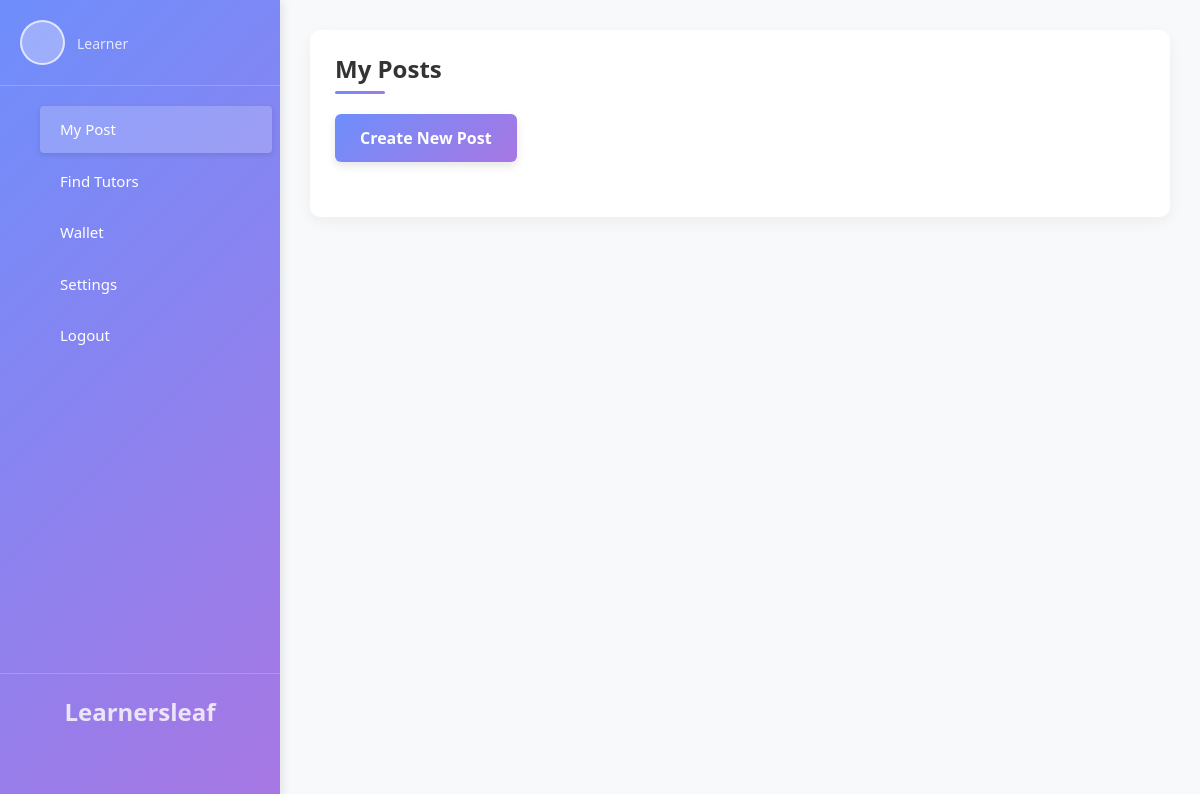
/mypost/ipcsccc@gmail.com/, run on an earlier commit of the app's database.
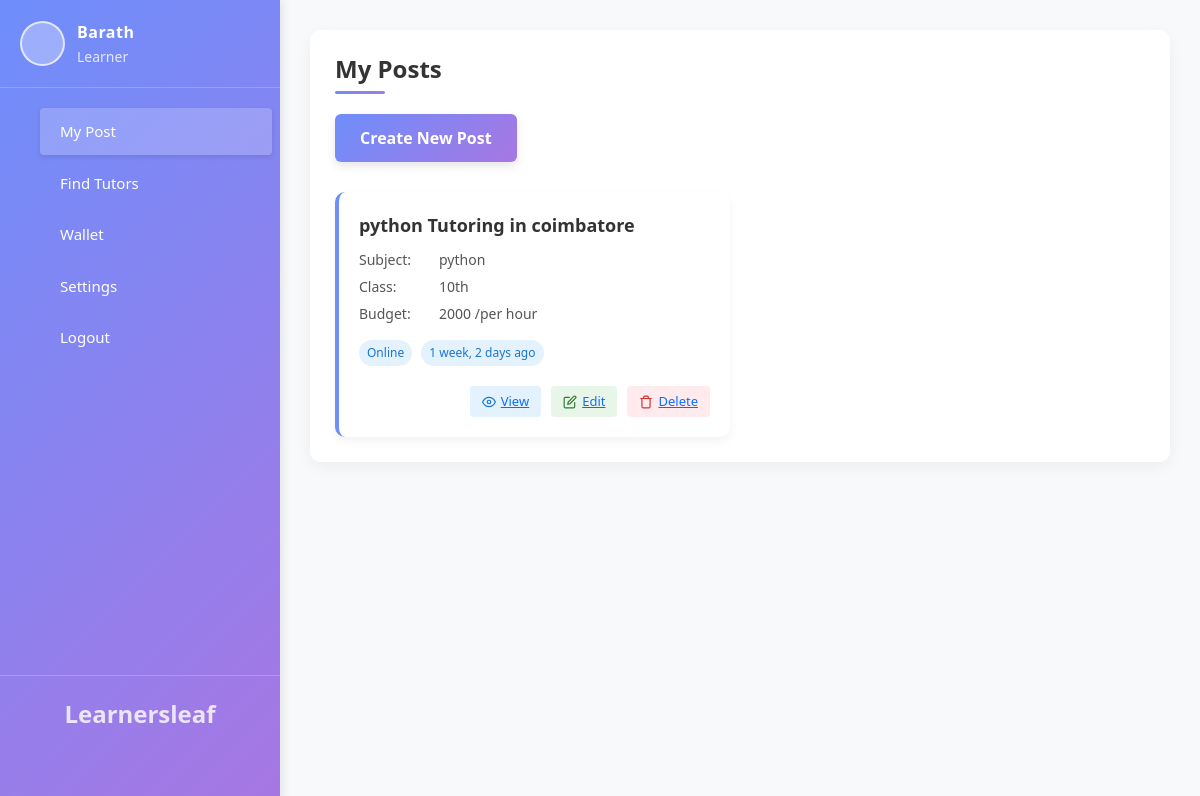
And on a later commit of the database.
### kovai_app/models.py (models this page shows)
class TutorRequest(models.Model):
    user = models.OneToOneField(User, on_delete=models.CASCADE,null=True,blank=True)
    id = models.AutoField(primary_key=True)
    name = models.CharField(max_length=100,null=True,blank=True)
    email = models.EmailField()
    location = models.CharField(max_length=255)
    phone = models.CharField(max_length=15)
    w_number = models.CharField(max_length=15,null=True,blank=True)
    password= models.CharField(max_length=100,null=True,blank=True)
    coin=models.IntegerField(null=True, blank=True)
    mobile_otp=models.IntegerField(null=True, blank=True)
    gender=models.CharField(max_length=100,null=True,blank=True)

class Requestpost(models.Model):
    email = models.EmailField(null=True, blank=True)
    classes = models.CharField(max_length=225, null=True, blank=True)
    curriculum= models.CharField(max_length=20,  null=True, blank=True)
    dyr = models.TextField(verbose_name="Details of your requirement",null=True, blank=True)
    dates = models.DateTimeField(default=timezone.now)
    subject = models.CharField(max_length=255,null=False, blank=False)
    two_subject = models.CharField(max_length=255, null=True, blank=True)
    three_subject = models.CharField(max_length=255, null=True, blank=True)
    four_subject = models.CharField(max_length=255, null=True, blank=True)
    five_subject = models.CharField(max_length=255, null=True, blank=True)
    i_want = models.CharField(max_length=50, choices=[
        ("tutoring", "Tutoring"),
        ("assignment_help", "Assignment Help")
    ],null=False, blank=False)
    imagess = models.ImageField(upload_to='images/',null=True,blank=True)
    meeting_option = models.CharField(max_length=255, null=True,blank=True)
    budget = models.CharField(max_length=255)
    budget_need = models.CharField(max_length=50, choices=[
        ("per_hour", "per hour"),
        ("per_day", "per day"),
        ("per_week", "per week"),
        ("per_month", "per month")
    ])
    language = models.CharField(max_length=255,null=True, blank=True)
    need = models.CharField(max_length=10, choices=[
        ("part_time", "Part time"),
        ("full_time", "Full time")
    ] ,null=False, blank=False)
    gender = models.CharField(max_length=10, choices=[
        ("male", "Male"),
        ("female", "Female"),
        ("both", "Both")
    ],null=True,blank=True)
    location = models.CharField(max_length=255,null=True,blank=True)
    profile_photo = models.ImageField(upload_to=upload_to_stu,null=True)
    filename=models.CharField(max_length=200,  null=True, blank=True)
    coin=models.IntegerField(null=True, blank=True)
    count=models.IntegerField(null=True, blank=True)

### kovai_app/views.py (the view)
# urls.py: path('mypost/<str:email>/', views.mypost, name='mypost'),
def mypost(request,email):
    post = Requestpost.objects.filter(email=email).order_by('-id')
    student = TutorRequest.objects.filter(email=email).first()
    return render(request,"mypost.html",{"all":post,"post":student})

### kovai_app/templates/mypost.html (shortened to what the changed rows need)
<!DOCTYPE html>
<html lang="en">
<head>
     <link href="https://cdn.jsdelivr.net/npm/bootstrap@5.3.3/dist/css/bootstrap.min.css" rel="stylesheet">
</head>
<body>
    <div class="teacher-dashboard-container">
        <div class="teacher-dashboard-sidebar" id="teacher-dashboard-sidebar">
            <div class="teacher-dashboard-profile-section">
                <div class="teacher-dashboard-profile-info">
                    <div>
                        <div class="teacher-dashboard-user-name">{{post.name|title}}</div>
                        <div class="teacher-dashboard-user-role">Learner</div>
                    </div>
                </div>
            </div>
        </div>
        <div class="teacher-dashboard-main-content">
             <div class="teacher-dashboard-content-section teacher-dashboard-active" id="create-post-content">
                <h2 class="teacher-dashboard-content-title">My Posts</h2>
                <div class="posts-container" id="posts-container">
                    {% for i in all %}
                    <div class="post-card">
                        <div class="post-title">{{i.subject}} Tutoring  in {{i.location}} </div>
                        <div class="post-details">
                            <div class="post-detail-item">
                                <span class="post-detail-label">Subject:</span>
                                <span>{{i.subject}}</span>
                            </div>
                            <div class="post-detail-item">
                                <span class="post-detail-label">Class:</span>
                                <span>{{i.classes}}</span>
                            </div>
                            <div class="post-detail-item">
                                <span class="post-detail-label">Budget:</span>
                                <span>{{i.budget}} /{{i.budget_need}}</span>
                            </div>
                        </div>
                        <div>
                            <span class="post-tag online">{{i.meeting_option}}</span>
                            <span class="post-tag online">{{ i.dates|timesince }} ago</span>
                        </div>
                        <div class="post-actions">
                            <button class="post-action-button view-button" onclick="openViewModal(0)">
                                <svg xmlns="http://www.w3.org/2000/svg" width="14" height="14" viewBox="0 0 24 24" fill="none" stroke="currentColor" stroke-width="2" stroke-linecap="round" stroke-linejoin="round">
                                    <path d="M1 12s4-8 11-8 11 8 11 8-4 8-11 8-11-8-11-8z"></path>
                                    <circle cx="12" cy="12" r="3"></circle>
                                </svg>
                                <a  href="/student_post/{{post.email}}/{{i.id}}">View</a>
                            </button>
                            <button class="post-action-button edit-button" onclick="openEditModal(0)">
                                <a href="/student_update/{{post.email}}/{{i.id}}">Edit</a>
                            </button>
                            <button class="post-action-button delete-button" onclick="confirmDelete(0)">
                                <a href="/delete_post/{{i.id}}"> Delete</a>
                            </button>
                        </div>
                    </div>
                    {% endfor %}
                </div>
        </div>
        </div>
    </div>
</body>
</html>

What changed in the data, as far as the page shows it:
added TutorRequest: name "Barath"
added Requestpost: subject "python", location "coimbatore", classes "10th", budget "2000", budget_need "per hour", meeting_option "Online", dates "1 week, 2 days"
